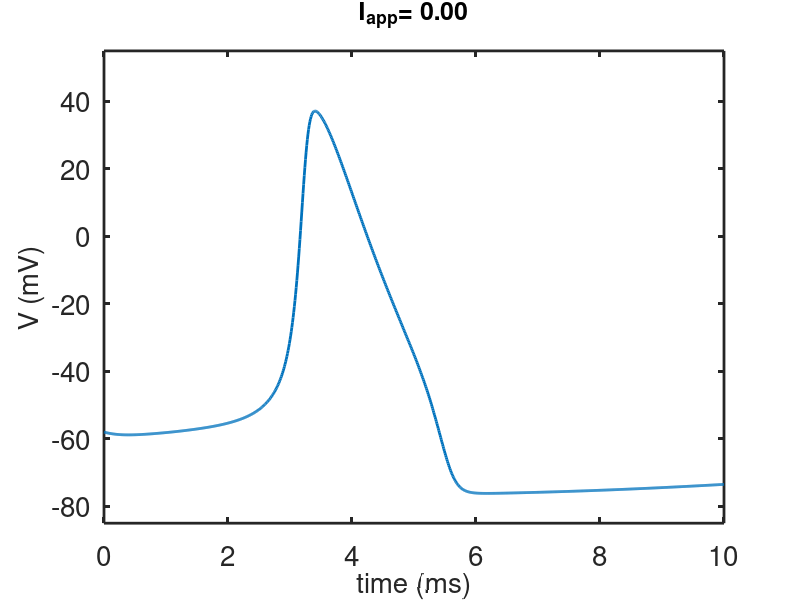
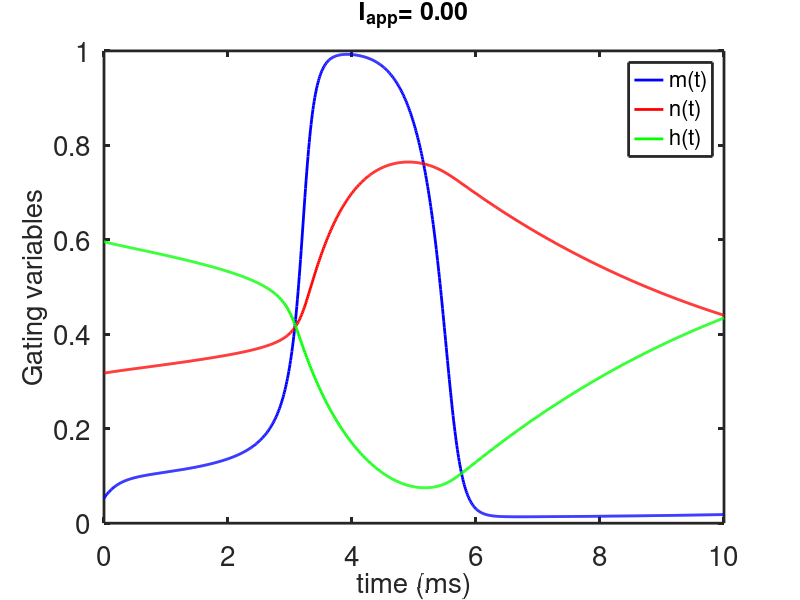
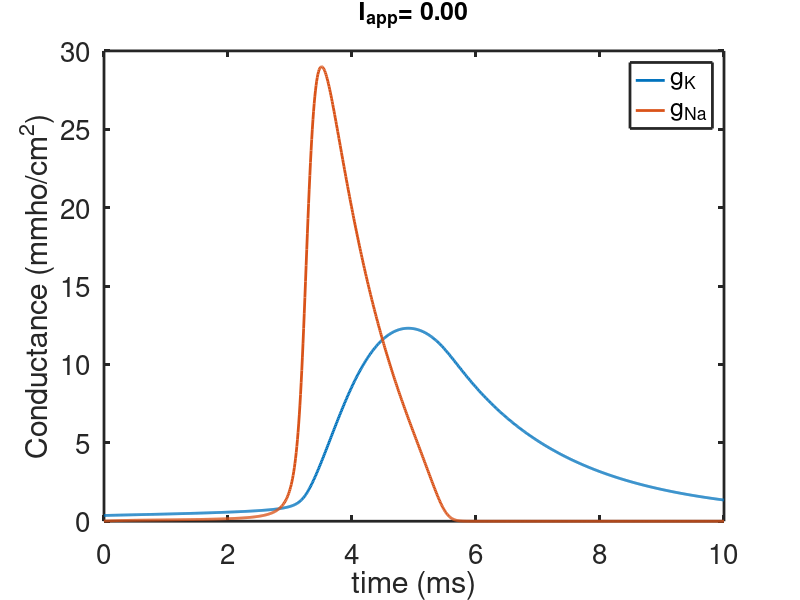

Source code (MATLAB) for these figures, in order:
% This is a simple ode integrator for the HH equations
 
function hh
 
set(0,                           ...
   'defaultaxesfontsize', 20,   ...
   'defaultaxeslinewidth', 2.0, ...
   'defaultlinelinewidth', 2.0);

% set parameters
%p.Veq = 0; %is the original HH formulation
p.Veq = -65; % is the physiological formulation resting potential 
% the resting potential
Tmin = -273.15;  % absolute zero temperature
Tc = 6.3; %the temperature for the original HH model 
 
p.gnabar = 120.;
p.gkbar = 36;
p.gl = 0.3;

%These are the Nernst potentials:
VNa = 50; % the sodium Nernst potential
VK = -77;  % the potassium Nernst potential
VL = -54.4;  % the leak Nernst potential
 
Temp = 6.3;
      Tfact=(Temp-Tmin)/(6.3-Tmin);% temperature correction factor for Nernst potentials
%the driving force for the currents are the Nernst potentials shifted by Veq
p.vna = Tfact*VNa - p.Veq;
p.vk = Tfact*VK-p.Veq;
p.vl = Tfact*VL -p.Veq;


% p.Inp   is the amplitude of the periodic input stimulus
 p.Inp = 0;

%p.Iapp is the amplitude of the steady current stimulus
%Pick one:
 Iapplist = [0,20,120];
 p.Iapp =  Iapplist(1);
 
 % BCL is the Basic Cycle Length of the periodic input Inp
 %p.BCL = 39;
p.BCL = 0;



% initial data
 
v0 = 7+p.Veq;

m = 0.0529;
h = 0.5961;
n = 0.3177;
s0 = [v0;m;h;n];

%specify the output points
tstep = .01;
if (p.Iapp>0)
    tend = 60;
else
    tend = 10;
end
 
tspan = [0:tstep:tend];

[T,S] = ode23(@(t,x)deRHS(t,x,p),tspan, s0, odeset('maxstep',1));  
V = S(:,1);  %V is the membrane potential
v=V-p.Veq;  %v is the deviation of potential from rest
m = S(:,2);
h = S(:,3);
n = S(:,4);
S(end,1)

% currents;
gna=p.gnabar*m.^3.*h;
 
gk=p.gkbar*n.^4;
Icl=p.gl*(v-p.vl);
Ina=gna.*(v-p.vna);
Ik=gk.*(v-p.vk);

figure(1)
plot(T,V ,'linewidth',2)
axis([0 tend -20+p.Veq 120+p.Veq])
xlabel('time (ms)','fontsize',20)
ylabel('V (mV)','fontsize',20)
formatSpecF = '%5.2f\n';
title(strcat('I_{app}= ',sprintf(formatSpecF,p.Iapp)),'fontsize',18)
 
  
figure(2)
plot(T,m,'b',T,n,'r',T,h,'g',  'linewidth',2)
legend('m(t)','n(t)','h(t)','fontsize',16)
xlabel('time (ms)','fontsize',20)
ylabel('Gating variables','fontsize',20)
axis([0 tend 0 1])
 title(strcat('I_{app}= ',sprintf(formatSpecF,p.Iapp)),'fontsize',18)
 
 figure(3)
 plot(T, gk,T, gna)
xlabel('time (ms)')
ylabel('Conductance (mmho/cm^2)')
legend('g_K','g_{Na}')
 title(strcat('I_{app}= ',sprintf(formatSpecF,p.Iapp)),'fontsize',18)
end
  
%%%%%%%%%%%%%%%%%%%%%%%%%%%%%%%%%%%%%%%%%%%%%%%%%%%%%%%%%
%the right hand side for the simulation:
function s_prime=deRHS(t,s,p)

%the original HH formulation has 
v = s(1)-p.Veq;
m = s(2);
h = s(3);
n = s(4);
 
Input = p.Inp/cosh(mod(t,p.BCL)-p.BCL/10) +p.Iapp;
 
AM=.1*(25.0001-v)./(exp(.1*(25.0001-v))-1.); % t0 avoid V=25
BM=4.*exp(-v/18);
AH=.07*exp(-v/20.);
BH=1./(exp(.1*(30.-v))+1.);
AN=.01*(10.0001-v)./(exp(.1*(10.0001-v))-1.);% to avoid V=10
BN=.125*exp(-v/80.);

Minf = AM./(AM+BM);



Fm=AM*(1.-m)-BM*m;
Fh=AH*(1.-h)-BH*h;
Fn=AN*(1.-n)-BN*n;
gna=p.gnabar*m.^3.*h;
gk=p.gkbar*n.^4;
Icl=p.gl*(v-p.vl);

Fv = -gna*(v-p.vna)-gk*(v-p.vk)-Icl;

s_prime = [Fv+Input Fm Fh Fn]';

end

 
